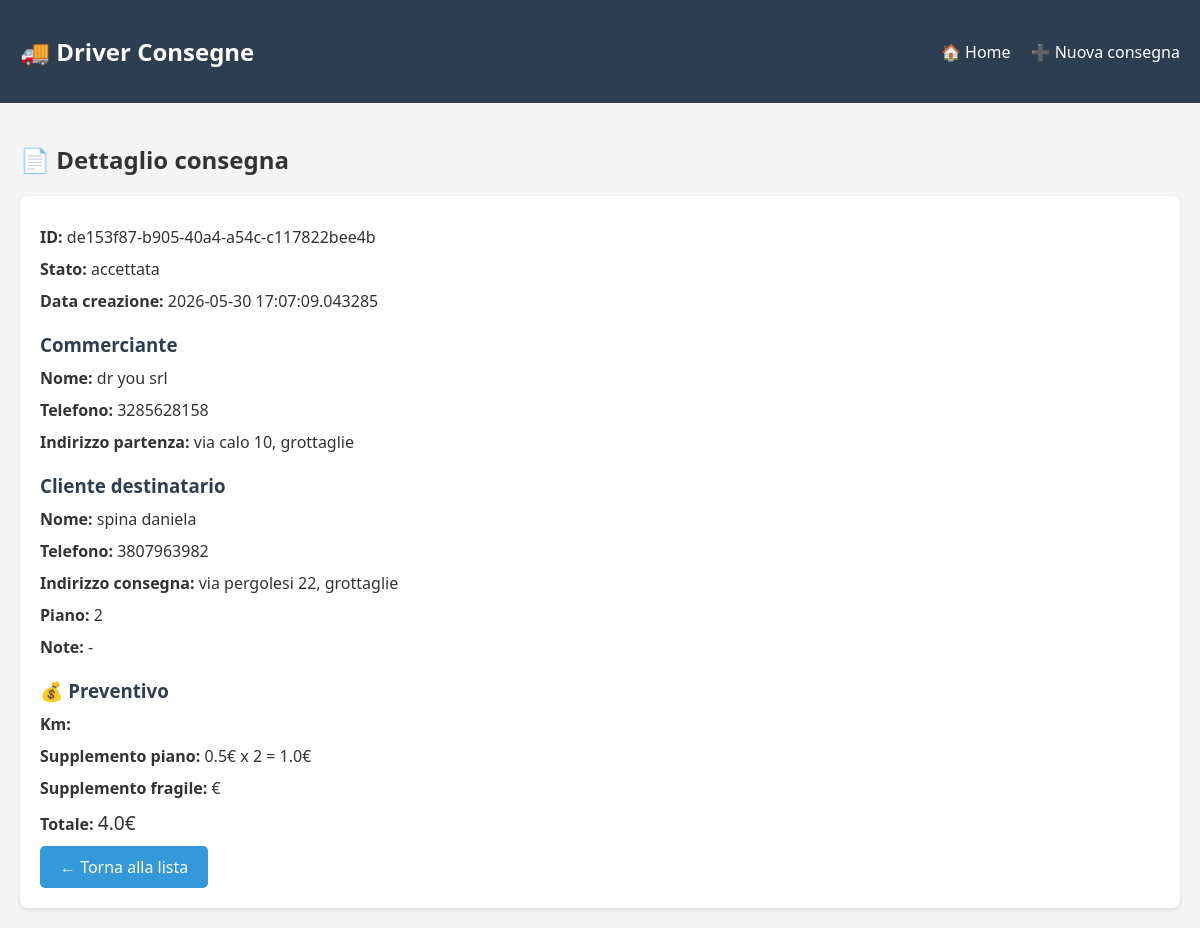
Page /consegna/de153f87-b905-40a4-a54c-c117822bee4b on the committed database.
### models.py (models this page shows, shortened)
class Consegna(db.Model):
    __tablename__ = 'consegne'
    id = db.Column(db.String(36), primary_key=True, default=lambda: str(uuid.uuid4()))
    stato = db.Column(db.String(50), default='richiesta')  # richiesta, attesa_conferma, accettata, consegnata, cancellata
    data_creazione = db.Column(db.DateTime, default=datetime.utcnow)
    comm_nome = db.Column(db.String(100), nullable=False)
    comm_telefono = db.Column(db.String(20), nullable=False)
    comm_indirizzo_partenza = db.Column(db.String(200), nullable=False)
    cliente_nome = db.Column(db.String(100), nullable=False)
    cliente_telefono = db.Column(db.String(20), nullable=False)
    cliente_indirizzo_consegna = db.Column(db.String(200), nullable=False)
    cliente_piano = db.Column(db.Integer, default=0)  # 0 = piano terra / nessun piano
    cliente_note = db.Column(db.Text, default='')
    fragile = db.Column(db.Boolean, default=False)
    tariffa_base = db.Column(db.Float, default=3.0)
    supplemento_piano = db.Column(db.Float, default=0.50)  # 0.50€ per piano (dal 1° in su)
    totale_euro = db.Column(db.Float, default=0)
    orario_richiesto = db.Column(db.String(10), nullable=True)
    orario_proposto_driver = db.Column(db.String(10), nullable=True)
    driver_id = db.Column(db.String(100), nullable=True)
    accettata_il = db.Column(db.DateTime, nullable=True)
    pagata = db.Column(db.Boolean, default=False)

### app.py (the view)
@app.route('/consegna/<id>')
def dettaglio_consegna(id):
    consegna = Consegna.query.get_or_404(id)
    return render_template('dettaglio_consegna.html', consegna=consegna)

### templates/dettaglio_consegna.html (shortened to what this page needs)
{% extends "base.html" %}
{% block content %}
<h2>📄 Dettaglio consegna</h2>
<div class="dettaglio-card">
    <p><strong>ID:</strong> {{ consegna.id }}</p>
    <p><strong>Stato:</strong> {{ consegna.stato }}</p>
    <p><strong>Data creazione:</strong> {{ consegna.data_creazione }}</p>
    <h3>Commerciante</h3>
    <p><strong>Nome:</strong> {{ consegna.comm_nome }}</p>
    <p><strong>Telefono:</strong> {{ consegna.comm_telefono }}</p>
    <p><strong>Indirizzo partenza:</strong> {{ consegna.comm_indirizzo_partenza }}</p>
    <h3>Cliente destinatario</h3>
    <p><strong>Nome:</strong> {{ consegna.cliente_nome }}</p>
    <p><strong>Telefono:</strong> {{ consegna.cliente_telefono }}</p>
    <p><strong>Indirizzo consegna:</strong> {{ consegna.cliente_indirizzo_consegna }}</p>
    <p><strong>Piano:</strong> {{ consegna.cliente_piano }}</p>
    <p><strong>Note:</strong> {{ consegna.cliente_note or '-' }}</p>
    <h3>💰 Preventivo</h3>
    <p><strong>Km:</strong> {{ consegna.km }}</p>
    <p><strong>Supplemento piano:</strong> {{ consegna.supplemento_piano }}€ x {{ consegna.cliente_piano }} = {{ consegna.cliente_piano * consegna.supplemento_piano }}€</p>
    <p><strong>Supplemento fragile:</strong> {{ consegna.supplemento_fragile }}€</p>
    <p><strong>Totale:</strong> <big>{{ consegna.totale_euro }}€</big></p>
    <a href="{{ url_for('index') }}" class="btn">← Torna alla lista</a>
</div>
{% endblock %}

### static/style.css (style rules this page uses)
* { margin: 0; padding: 0; box-sizing: border-box; }
body { font-family: 'Segoe UI', Tahoma, Geneva, Verdana, sans-serif; background: #f5f5f5; color: #333; }
h2 { margin: 20px 0; }
.btn { display: inline-block; background: #3498db; color: white; padding: 10px 20px; border: none; border-radius: 5px; cursor: pointer; text-decoration: none; font-size: 1rem; }
.dettaglio-card { background: white; padding: 20px; border-radius: 8px; box-shadow: 0 2px 4px rgba(0,0,0,0.1); }
.dettaglio-card p { margin: 10px 0; }
.dettaglio-card h3 { margin-top: 20px; color: #2c3e50; }

### rows in the picture
Consegna: id "de153f87-b905-40a4-a54c-c117822bee4b", stato "accettata", data_creazione "2026-05-30 17:07:09.043285", comm_nome "dr you srl", comm_telefono "3285628158", comm_indirizzo_partenza "via calo 10, grottaglie", cliente_nome "spina daniela", cliente_telefono "3807963982", cliente_indirizzo_consegna "via pergolesi 22, grottaglie", cliente_piano "2", cliente_note "-", supplemento_piano "0.5", consegna.cliente_piano*consegna.supplemento_piano "1.0", totale_euro "4.0"
